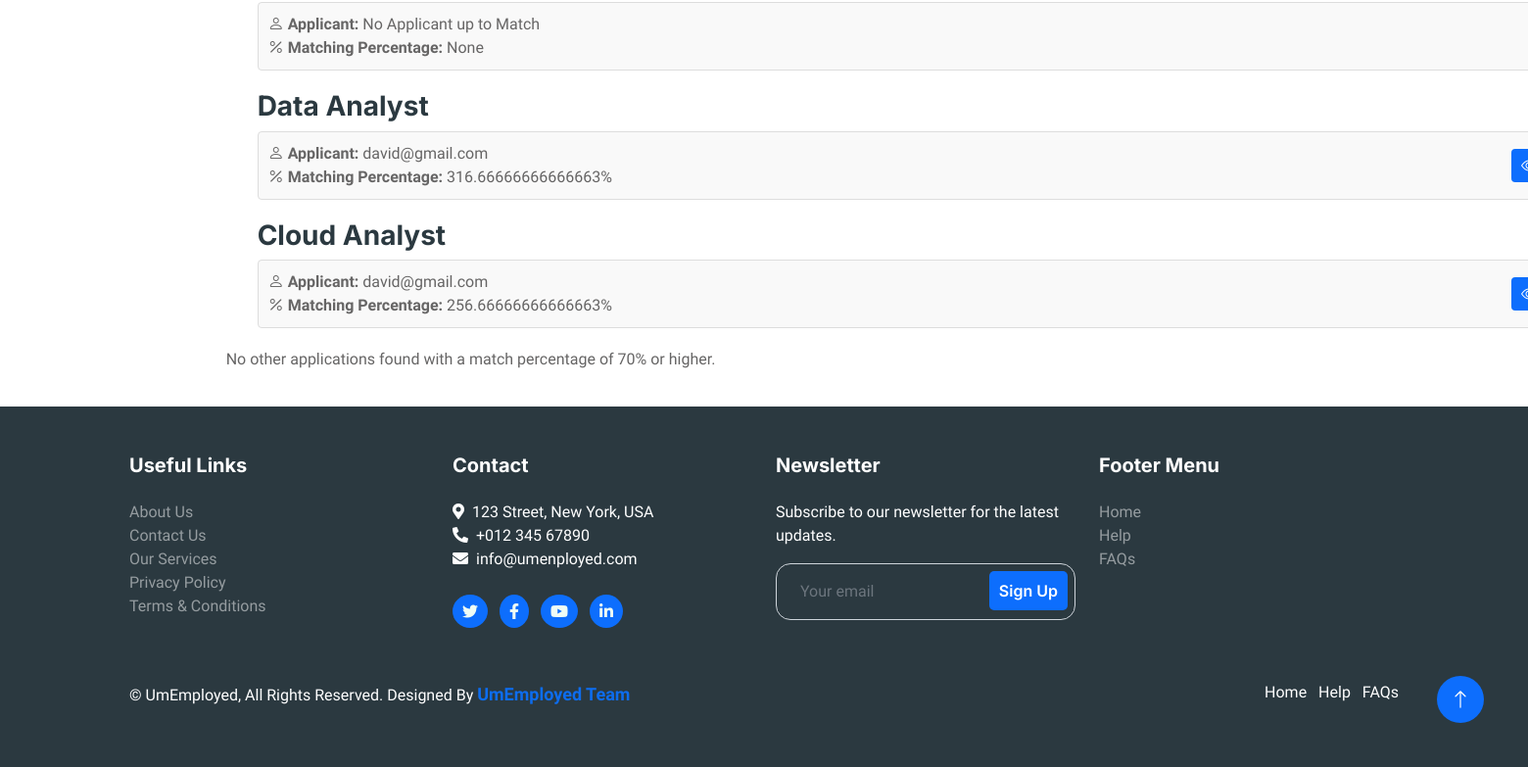
/company/company/1/applications/ (signed in, lower part), run on an earlier commit of the app's database.
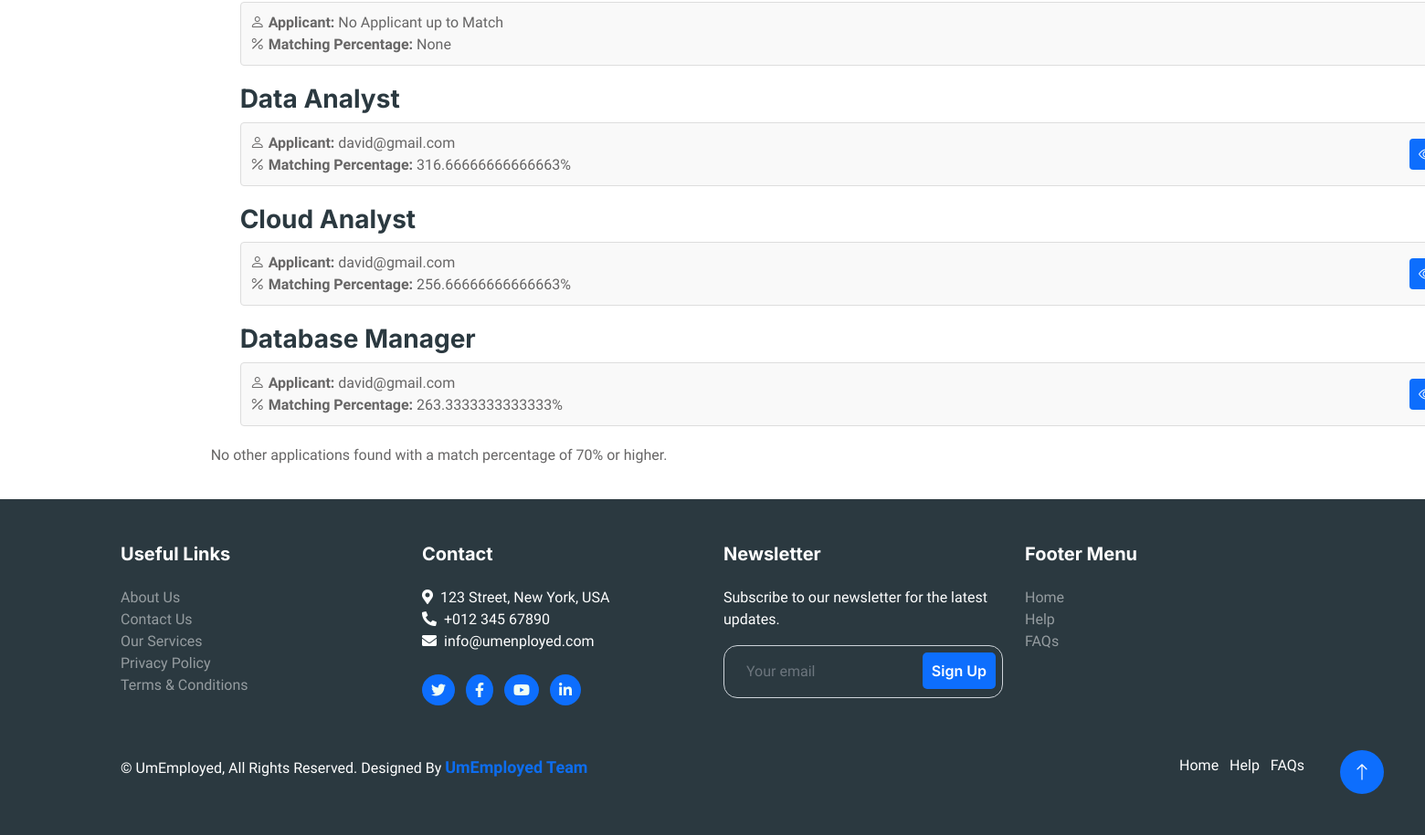
And on a later commit of the database.
### job/models.py (models this page shows, shortened)
class Job(models.Model):
    BEGINNER = 'Beginner'
    MID = 'Mid'
    EXPERT = 'Expert'
    LEVEL_CHOICES = [
        (BEGINNER, 'Beginner'),
        (MID, 'Mid'),
        (EXPERT, 'Expert'),
    ]
    user = models.ForeignKey(User, on_delete=models.CASCADE)
    company = models.ForeignKey(Company, on_delete=models.CASCADE)
    title = models.CharField(max_length=100)
    location = models.CharField(max_length=100)
    salary = models.PositiveBigIntegerField(default=35000)
    requirements = models.ManyToManyField(Skill)
    ideal_candidate = models.TextField()
    is_available = models.BooleanField(default=False)
    description = models.TextField(max_length=255, default='We are looking for ...')
    responsibilities = models.TextField(max_length=255, default="You will be in charge of ...")
    benefits = models.TextField(default="...")
    level = models.CharField(max_length=10, choices=LEVEL_CHOICES, default=BEGINNER)
    category = models.ForeignKey(SkillCategory, on_delete=models.CASCADE, default=1)

class Application(models.Model):
    user = models.ForeignKey(User, on_delete=models.CASCADE)
    job = models.ForeignKey(Job, on_delete=models.CASCADE, default=1)
    quiz_score = models.IntegerField(default=0)
    matching_percentage = models.FloatField(default=0.0)
    overall_match_percentage = models.FloatField(default=0.0)  # New field
    has_completed_quiz = models.BooleanField(default=False)  # New field
    round1_completed = models.BooleanField(default=False)
    round2_completed = models.BooleanField(default=False)
    round3_completed = models.BooleanField(default=False)
    round1_score = models.IntegerField(default=0)
    round2_score = models.IntegerField(default=0)
    round3_score = models.IntegerField(default=0)

### users/models.py (models this page shows)
class User(AbstractUser):
    first_name = models.CharField(max_length=50)
    last_name = models.CharField(max_length=50)
    email = models.EmailField(unique = True)
    is_recruiter = models.BooleanField(default=False)
    is_applicant = models.BooleanField(default=True)
    has_resume = models.BooleanField(default=False)
    has_company = models.BooleanField(default=False)

### company/views.py (the view)
# urls.py: path('company/<int:company_id>/applications/', views.view_applications, name='view_applications'),
@login_required(login_url='login')
def view_applications(request, company_id):
    current_user = request.user
    company = Company.objects.get(id=company_id)
    if company.user != current_user:
        return HttpResponse("You are not authorized to view this page.")
    jobs = Job.objects.filter(company=company)
    job_applications = {}
    for job in jobs:
        applications = Application.objects.filter(job=job)
        job_applications[job] = applications
    for job, applications in job_applications.items():
        for application in applications:
            user = application.user
            resume = Resume.objects.get(user=user)
            applicant_skills = set(resume.skills.all())
            job_skills = set(job.requirements.all())
            match_percentage, missing_skills = calculate_skill_match(applicant_skills, job_skills)
            application.matching_percentage = match_percentage
            quiz_score = application.quiz_score
            overall_score = match_percentage * 0.7 + (quiz_score / 10) * 0.3
            application.overall_score = overall_score
    context = {
        'company': company,
        'job_applications': job_applications,
    }
    return render(request, 'company/view_applications.html', context)

### resume/views.py (called while the page is built)
def calculate_skill_match(applicant_skills, job_skills):
    common_skills = applicant_skills.intersection(job_skills)
    match_percentage = (len(common_skills) / len(job_skills)) * 100
    return match_percentage, job_skills - common_skills  # Missing skills

### templates/company/view_applications.html (shortened to what this page needs)
{% extends 'users/base.html' %}
{% block content %}
<div class="dashboard-container">
    <div class="content">
        {% for job, applications in job_applications.items %}
        <div class="job">
            <ul>
                <h3>{{ job.title }}</h3>
                {% if applications|length == 0 %}
                <li class="application">
                    <div class="application-details">
                        <strong><i class="bi bi-person"></i> Applicant:</strong> No Applicant up to Match<br>
                        <strong><i class="bi bi-percent"></i> Matching Percentage:</strong> None <br>
                    </div>
                </li>
                {% else %}
                {% for application in applications %}
                {% if application.overall_match_percentage >= 70 %}
                <li class="application">
                    <div class="application-details">
                        <strong><i class="bi bi-person"></i> Applicant:</strong> {{ application.user.username }}<br>
                        <strong><i class="bi bi-percent"></i> Matching Percentage:</strong> {{ application.overall_match_percentage }}%<br>
                    </div>
                    <div class="application-actions">
                        <a href="{% url 'view_application_details' company_id=company.id application_id=application.id %}" class="btn btn-primary"><i class="bi bi-eye"></i> View Details</a>
                    </div>
                </li>
                {% endif %}
                {% endfor %}
                {% endif %}
            </ul>
        </div>
        {% endfor %}
        {% if applications|length == 0 %}
        <p>No other applications found with a match percentage of 70% or higher.</p>
        {% endif %}
    </div>
</div>
{% endblock %}

### templates/users/base.html (shortened to what this page needs)
{% load static %}
<!DOCTYPE html>
<html lang="en">
  <head>
    <link
      href="https://cdnjs.cloudflare.com/ajax/libs/font-awesome/5.10.0/css/all.min.css"
      rel="stylesheet"
    />
    <link
      href="https://cdn.jsdelivr.net/npm/bootstrap-icons@1.4.1/font/bootstrap-icons.css"
      rel="stylesheet"
    />
    <link href="{% static 'lib/animate/animate.min.css' %}" rel="stylesheet" />
    <link
      href="{% static 'lib/owlcarousel/assets/owl.carousel.min.css' %}"
      rel="stylesheet"
    />
    <link href="{% static 'css/bootstrap.min.css' %}" rel="stylesheet" />
    <link href="{% static 'css/style.css' %}" rel="stylesheet" />
  </head>
  <body>
    <div class="bg-white p-0">
      {% block content %} {% endblock %}
      <footer class="bg-dark text-white py-5">
        <div class="container container-fluid">
          <div class="row">
            <div class="col-lg-3 col-md-6 mb-4 mb-md-0">
              <h5 class="text-white mb-4">Useful Links</h5>
              <ul class="list-unstyled">
                <li><a class="text-white-50" href="#">About Us</a></li>
                <li><a class="text-white-50" href="#">Contact Us</a></li>
                <li><a class="text-white-50" href="#">Our Services</a></li>
                <li><a class="text-white-50" href="#">Privacy Policy</a></li>
                <li>
                  <a class="text-white-50" href="#">Terms &amp; Conditions</a>
                </li>
              </ul>
            </div>
            <div class="col-lg-3 col-md-6 mb-4 mb-md-0">
              <h5 class="text-white mb-4">Contact</h5>
              <ul class="list-unstyled">
                <li>
                  <i class="fa fa-map-marker-alt me-2"></i>123 Street, New York,
                  USA
                </li>
                <li><i class="fa fa-phone-alt me-2"></i>+012 345 67890</li>
                <li><i class="fa fa-envelope me-2"></i>info@umenployed.com</li>
              </ul>
              <div class="pt-2">
                <a
                  style="border-radius: 50%"
                  class="btn btn-outline-light btn-social me-2"
                  href="#"
                  ><i class="fab fa-twitter"></i
                ></a>
                <a
                  style="border-radius: 50%"
                  class="btn btn-outline-light btn-social me-2"
                  href="#"
                  ><i class="fab fa-facebook-f"></i
                ></a>
                <a
                  style="border-radius: 50%"
                  class="btn btn-outline-light btn-social me-2"
                  href="#"
                  ><i class="fab fa-youtube"></i
                ></a>
                <a
                  style="border-radius: 50%"
                  class="btn btn-outline-light btn-social"
                  href="#"
                  ><i class="fab fa-linkedin-in"></i
                ></a>
              </div>
            </div>
            <div class="col-lg-3 col-md-6 mb-4 mb-md-0">
              <h5 class="text-white mb-4">Newsletter</h5>
              <p>Subscribe to our newsletter for the latest updates.</p>
              <div class="position-relative" style="max-width: 400px">
                <input
                  style="border-radius: 15px"
                  class="form-control bg-transparent w-100 py-3 px-4"
                  type="text"
                  placeholder="Your email"
                />
                <button
                  style="border-radius: 5px"
                  type="button"
                  class="btn btn-primary py-2 px-6 mx-2 position-absolute top-0 end-0 mt-2"
                >
                  Sign Up
                </button>
              </div>
            </div>
            <div class="col-lg-3 col-md-6">
              <h5 class="text-white mb-4">Footer Menu</h5>
              <ul class="list-unstyled">
                <li><a class="text-white-50" href="#">Home</a></li>
                <li><a class="text-white-50" href="#">Help</a></li>
                <li><a class="text-white-50" href="#">FAQs</a></li>
              </ul>
            </div>
          </div>
          <div class="row mt-5">
            <div class="col-md-6 text-center text-md-start mb-3 mb-md-0">
              &copy; <a class="text-white" href="#">UmEmployed</a>, All Rights
              Reserved. Designed By
              <a
                style="color: #0d6def; font-size: 18px; font-weight: bold"
                class=""
                href="https://umemployed.com"
                >UmEmployed Team</a
              >
            </div>
            <div class="col-md-6 text-center text-md-end">
              <ul class="ist-inline footer-menu">
                <li class="list-inline-item">
                  <a style="color: white" href="#">Home</a>
                </li>
                <li class="list-inline-item">
                  <a style="color: white" href="#">Help</a>
                </li>
                <li class="list-inline-item">
                  <a style="color: white" href="#">FAQs</a>
                </li>
              </ul>
            </div>
          </div>
        </div>
      </footer>
      <a
        style="border-radius: 50%"
        href="#"
        class="btn btn-lg btn-primary btn-lg-square back-to-top"
        ><i class="bi bi-arrow-up"></i
      ></a>
    </div>
  </body>
</html>

### static/css/style.css (style rules this page uses)
.btn { background-color: #0d6efd !important; border-radius: 25%; }
:root { --primary: #000000; --secondary: #000000; --light: #EFFDF5; --dark: #2B3940; }
.back-to-top { position: fixed; display: none; right: 45px; bottom: 45px; z-index: 99; }
.btn { font-family: 'Inter', sans-serif; font-weight: 600; transition: .5s; }
.btn.btn-primary, .btn.btn-secondary { color: #FFFFFF; }
.btn-lg-square { width: 48px; height: 48px; }
.btn-square, .btn-sm-square, .btn-lg-square { padding: 0; display: flex; align-items: center; justify-content: center; font-weight: normal; border-radius: 2px; }

### templates/company/view_applications.html (style rules this page uses)
.dashboard-container { display: flex; }
.content { flex-grow: 1; padding: 20px; box-sizing: border-box; }
.job { margin-bottom: 20px; }
.application { display: flex; align-items: center; margin-bottom: 10px; padding: 10px; background-color: #f9f9f9; border: 1px solid #ddd; border-radius: 4px; }
.application-details { flex-grow: 1; }
.application-actions { margin-left: 10px; }
.btn { padding: 5px 10px; border-radius: 4px; border: none; cursor: pointer; }
.btn.btn-primary { background-color: #000000; color: #fff; }

What changed in the data, as far as the page shows it:
added Job: title "Database Manager"
added Application: user.username "david@gmail.com", overall_match_percentage "263.3333333333333", shown under "Database Manager"
